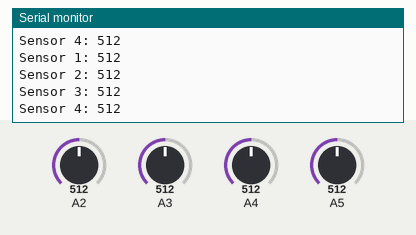
This sketch was run on a simulated Arduino Uno, built with avr-gcc and run on an emulated ATmega328P. Parts: the last lines printed to the serial monitor. The inputs (shaded band) are chosen by the test bench; at power-on: A2 = 512, A3 = 512, A4 = 512, A5 = 512.

Above: at 1.8 s.
1.9 s: A2 set to 716
At 2.8 s:
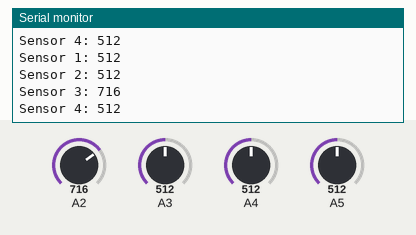
3.4 s: A3 set to 716
At 4.7 s:
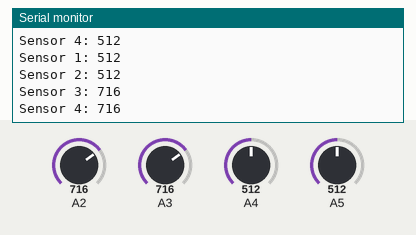
4.9 s: A4 set to 716
6.4 s: A5 set to 716
At 7.7 s:
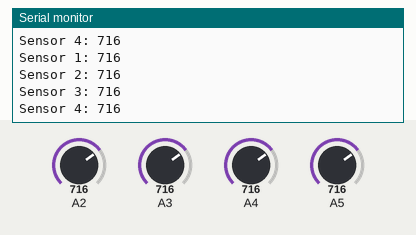
7.9 s: A2 set to 992
At 8.8 s:
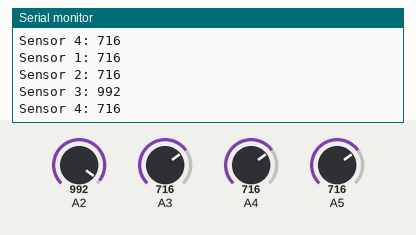
9.4 s: A3 set to 992
At 10.8 s:
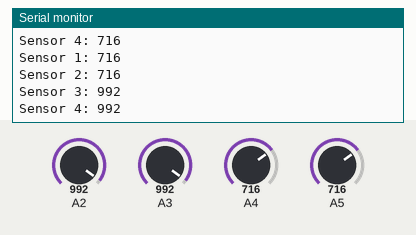
Timing chart, 0 to 11.9 s (numbered marks = the images above; inputs shaded):
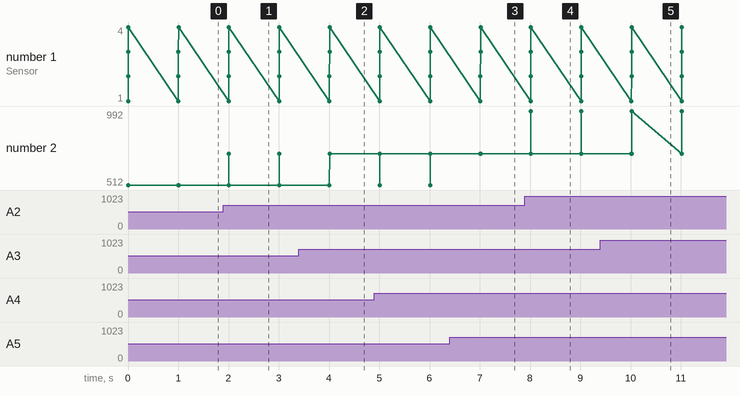

The sketch:

main.ino
```cpp
#include "sensors.h"

void setup() {
    Serial.begin(115200);
    initSensors();
}

void loop() {
    readSensors();
    delay(1000);
}
```

Measured:
- after the input at 1.9 s, the serial monitor: prints a new line after 0.11 s (image 1)
- after the input at 3.4 s, the serial monitor: prints a new line after 0.61 s (image 2)
- after the input at 6.4 s, the serial monitor: prints a new line after 0.61 s (image 3)
- after the input at 7.9 s, the serial monitor: prints a new line after 0.12 s (image 4)
- after the input at 9.4 s, the serial monitor: prints a new line after 0.62 s (image 5)
